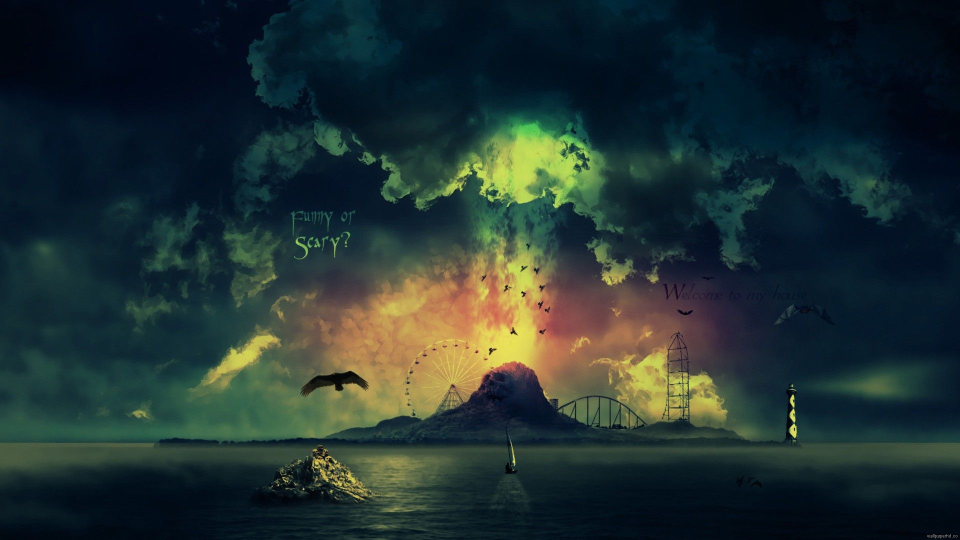
#> input picture aula200/original.jpg, 1920 x 1080 px, found by its file name (shown at 1/2 size)
$ python main.py
#> lines starting #> are read from the running program, lines starting #| are printed output that depends on the picture
# Pillow: redimensionando imagens com Python
# Essa biblioteca é o Photoshop do Python
from PIL import Image
from pathlib import Path

ROOT_FOLDER = Path(__file__).parent
ORIGINAL = ROOT_FOLDER / 'original.JPG'
NEW_IMAGE = ROOT_FOLDER / 'new.JPG'

pil_image = Image.open(ORIGINAL)
#> pil_image is the input picture: PIL image 1920x1080 RGB; mean R, G, B 34.1, 49.6, 48.7
width, height = pil_image.size
#> width = 1920; height = 1080
# exif = pil_image.info['exif']

new_width = 640
new_height = round(height * new_width / width)
#> new_height = 360

new_image = pil_image.resize(size=(new_width, new_height))
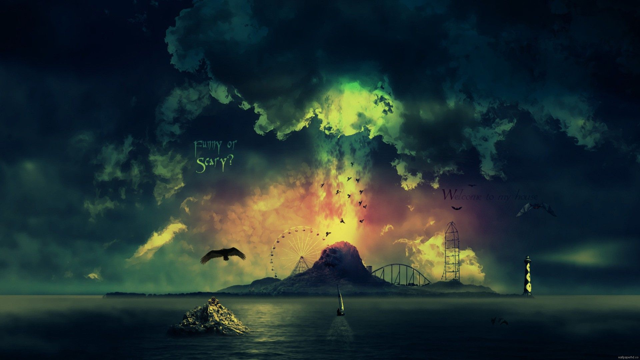
#> new_image: PIL image 640x360 RGB; mean R, G, B 34.1, 49.6, 48.7
new_image.save(
    NEW_IMAGE,
    optimize=True,
    quality=70,
)
